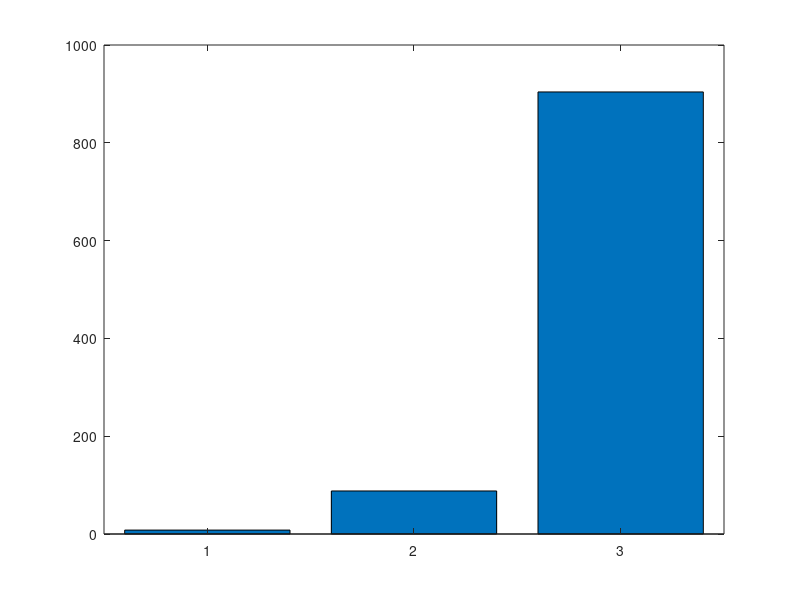

MATLAB code to generate this figure:
pvec=[0.01, 0.09, 0.9];
qvec=[0.1, 0.2, 0.7];
c=max(pvec./qvec);
size=1000; i=1; x=zeros(1,1);
while length(x)<size
  u1(i)=rand;
    if u1(i)<=0.1
        y(i)=1;
    elseif and(u1(i)>0.1,u1(i)<=0.3)
        y(i)=2;
    else y(i)=3;
    end
 u2(i)=rand;
 if u2(i) <= (pvec(y(i))/(c*qvec(y(i))))
     x(i)=y(i);
     i=i+1;
 else
 end
end
[N,j]=hist(x,3)
bar(N), phat=N./1000